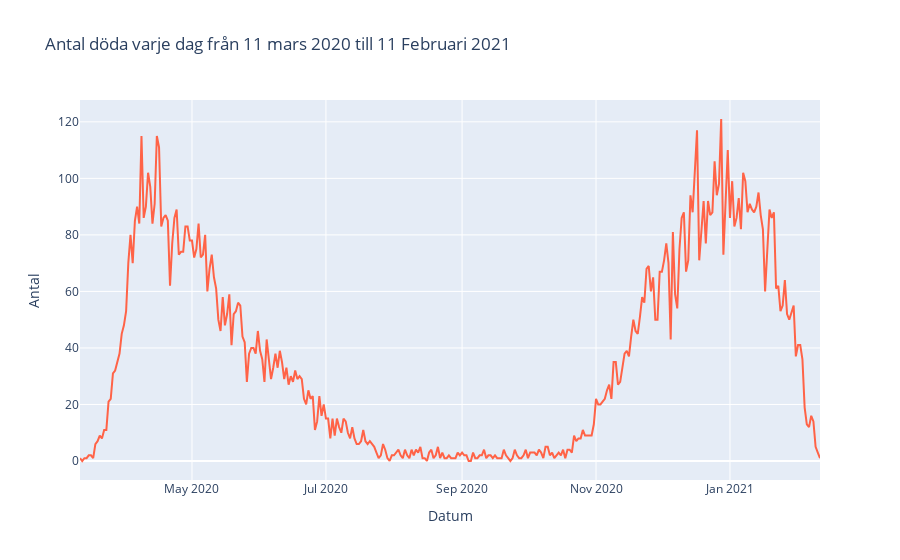

Write notebook code for a chart like this one.
### Code cell
import pandas as pd 
import plotly.express as px

def bar_diag(data, title):
    fig = px.bar(ages, data, title=title)
#    fig.update_layout(xaxis_title="Åldersgrupp", yaxis_title="Antal")
#    fig.update_traces(marker_color="palegreen")


df = pd.read_csv("National_Total_Deaths_by_Age_Group.csv")

df_Total_Cases = df["Total_Cases"].tolist()
df_Total_ICU = df["Total_ICU_Admissions"].tolist()
df_Total_Deaths = df["Total_Deaths"].tolist()

ages = df["Age_Group"].unique()

bar_diag(df_Total_Cases, "Totalt antal fall")
#bar_diag(df_Total_ICU, "Totalt antal intensivvårspatienter")
#bar_diag(df_Total_Deaths, "Totalt antal döda")

#fig = px.bar(ages, df_Total_Cases, title="hej")
fig.show()

### Figure 1 — Plotly figure (JSON) as saved in the notebook; plotly's stock layout.template omitted (floating-point values rounded to 4 significant figures; data arrays with more than 128 entries replaced by an {"elided": "..."} marker saying what was removed)
{"data": [{"hovertemplate": "x=%{x}<br>y=%{y}<extra></extra>", "legendgroup": "", "line": {"color": "tomato", "dash": "solid"}, "mode": "lines", "name": "", "orientation": "v", "showlegend": false, "type": "scatter", "x": {"elided": "338 str values"}, "xaxis": "x", "y": {"elided": "338 int values"}, "yaxis": "y"}], "layout": {"legend": {"tracegroupgap": 0}, "title": {"text": "Antal döda varje dag från 11 mars 2020 till 11 Februari 2021"}, "xaxis": {"anchor": "y", "domain": [0, 1], "title": {"text": "Datum"}}, "yaxis": {"anchor": "x", "domain": [0, 1], "title": {"text": "Antal"}}}}
